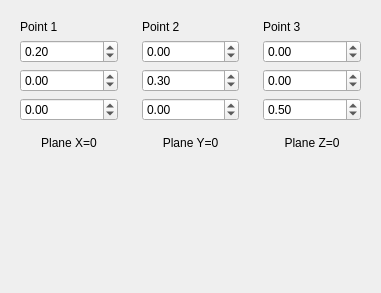
<?xml version="1.0" encoding="UTF-8"?>
<ui version="4.0">
 <class>QtTestPlaneInvestigateAccuracyQwtDialog</class>
 <widget class="QDialog" name="QtTestPlaneInvestigateAccuracyQwtDialog">
  <property name="geometry">
   <rect>
    <x>0</x>
    <y>0</y>
    <width>381</width>
    <height>293</height>
   </rect>
  </property>
  <property name="windowTitle">
   <string>TestPlane</string>
  </property>
  <layout class="QGridLayout" name="gridLayout">
   <item row="0" column="0">
    <widget class="QWidget" name="widget_1" native="true">
     <property name="sizePolicy">
      <sizepolicy hsizetype="Preferred" vsizetype="Maximum">
       <horstretch>0</horstretch>
       <verstretch>0</verstretch>
      </sizepolicy>
     </property>
     <layout class="QVBoxLayout" name="verticalLayout_4">
      <item>
       <widget class="QLabel" name="label">
        <property name="text">
         <string>Point 1</string>
        </property>
       </widget>
      </item>
      <item>
       <widget class="QDoubleSpinBox" name="box_x1">
        <property name="minimum">
         <double>-999999999.000000000000000</double>
        </property>
        <property name="maximum">
         <double>999999999.000000000000000</double>
        </property>
        <property name="value">
         <double>0.200000000000000</double>
        </property>
       </widget>
      </item>
      <item>
       <widget class="QDoubleSpinBox" name="box_y1">
        <property name="minimum">
         <double>-999999999.000000000000000</double>
        </property>
        <property name="maximum">
         <double>999999999.000000000000000</double>
        </property>
       </widget>
      </item>
      <item>
       <widget class="QDoubleSpinBox" name="box_z1">
        <property name="minimum">
         <double>-999999999.000000000000000</double>
        </property>
        <property name="maximum">
         <double>999999999.000000000000000</double>
        </property>
       </widget>
      </item>
     </layout>
    </widget>
   </item>
   <item row="0" column="1">
    <widget class="QWidget" name="widget_2" native="true">
     <property name="sizePolicy">
      <sizepolicy hsizetype="Preferred" vsizetype="Maximum">
       <horstretch>0</horstretch>
       <verstretch>0</verstretch>
      </sizepolicy>
     </property>
     <layout class="QVBoxLayout" name="verticalLayout_3">
      <item>
       <widget class="QLabel" name="label_2">
        <property name="text">
         <string>Point 2</string>
        </property>
       </widget>
      </item>
      <item>
       <widget class="QDoubleSpinBox" name="box_x2">
        <property name="minimum">
         <double>-999999999.000000000000000</double>
        </property>
        <property name="maximum">
         <double>999999999.000000000000000</double>
        </property>
       </widget>
      </item>
      <item>
       <widget class="QDoubleSpinBox" name="box_y2">
        <property name="minimum">
         <double>-999999999.000000000000000</double>
        </property>
        <property name="maximum">
         <double>999999999.000000000000000</double>
        </property>
        <property name="value">
         <double>0.300000000000000</double>
        </property>
       </widget>
      </item>
      <item>
       <widget class="QDoubleSpinBox" name="box_z2">
        <property name="minimum">
         <double>-999999999.000000000000000</double>
        </property>
        <property name="maximum">
         <double>999999999.000000000000000</double>
        </property>
       </widget>
      </item>
     </layout>
    </widget>
   </item>
   <item row="0" column="2">
    <widget class="QWidget" name="widget_3" native="true">
     <property name="sizePolicy">
      <sizepolicy hsizetype="Preferred" vsizetype="Maximum">
       <horstretch>0</horstretch>
       <verstretch>0</verstretch>
      </sizepolicy>
     </property>
     <layout class="QVBoxLayout" name="verticalLayout">
      <item>
       <widget class="QLabel" name="label_3">
        <property name="text">
         <string>Point 3</string>
        </property>
       </widget>
      </item>
      <item>
       <widget class="QDoubleSpinBox" name="box_x3">
        <property name="minimum">
         <double>-999999999.000000000000000</double>
        </property>
        <property name="maximum">
         <double>999999999.000000000000000</double>
        </property>
       </widget>
      </item>
      <item>
       <widget class="QDoubleSpinBox" name="box_y3">
        <property name="minimum">
         <double>-999999999.000000000000000</double>
        </property>
        <property name="maximum">
         <double>999999999.000000000000000</double>
        </property>
       </widget>
      </item>
      <item>
       <widget class="QDoubleSpinBox" name="box_z3">
        <property name="minimum">
         <double>-999999999.000000000000000</double>
        </property>
        <property name="maximum">
         <double>999999999.000000000000000</double>
        </property>
        <property name="value">
         <double>0.500000000000000</double>
        </property>
       </widget>
      </item>
     </layout>
    </widget>
   </item>
   <item row="1" column="1">
    <widget class="QLabel" name="label_plane_y">
     <property name="sizePolicy">
      <sizepolicy hsizetype="Preferred" vsizetype="Maximum">
       <horstretch>0</horstretch>
       <verstretch>0</verstretch>
      </sizepolicy>
     </property>
     <property name="text">
      <string>Plane Y=0</string>
     </property>
     <property name="alignment">
      <set>Qt::AlignCenter</set>
     </property>
    </widget>
   </item>
   <item row="3" column="0">
    <widget class="QWidget" name="widget_plane_x" native="true"/>
   </item>
   <item row="3" column="1">
    <widget class="QWidget" name="widget_plane_y" native="true"/>
   </item>
   <item row="3" column="2">
    <widget class="QWidget" name="widget_plane_z" native="true"/>
   </item>
   <item row="1" column="2">
    <widget class="QLabel" name="label_plane_z">
     <property name="sizePolicy">
      <sizepolicy hsizetype="Preferred" vsizetype="Maximum">
       <horstretch>0</horstretch>
       <verstretch>0</verstretch>
      </sizepolicy>
     </property>
     <property name="text">
      <string>Plane Z=0</string>
     </property>
     <property name="alignment">
      <set>Qt::AlignCenter</set>
     </property>
    </widget>
   </item>
   <item row="1" column="0">
    <widget class="QLabel" name="label_plane_x">
     <property name="sizePolicy">
      <sizepolicy hsizetype="Preferred" vsizetype="Maximum">
       <horstretch>0</horstretch>
       <verstretch>0</verstretch>
      </sizepolicy>
     </property>
     <property name="text">
      <string>Plane X=0</string>
     </property>
     <property name="alignment">
      <set>Qt::AlignCenter</set>
     </property>
    </widget>
   </item>
  </layout>
 </widget>
 <resources/>
 <connections/>
</ui>
